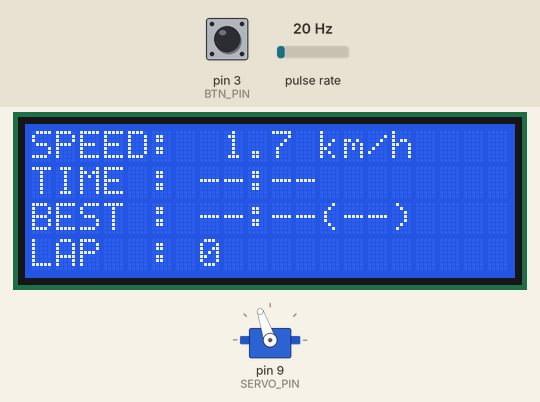
Bench run of a sketch on a simulated Arduino Uno, built with avr-gcc and run on an emulated ATmega328P. Shown: servo, 20×4 character LCD. Wiring (inferred from the names in the program): pulse sensor: data pin 2. Inputs (shaded band) come from the test bench; at power-on: pin 3 (BTN_PIN) HIGH, pulse rate 20 Hz.

Above: at 1.5 s.
1.6 s: pin 3 (BTN_PIN) pulled LOW for 0.15 s
At 1.97 s:
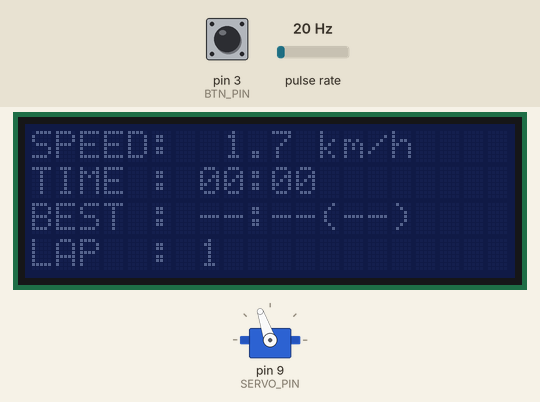
2.3 s: pulse rate (sensor on pin 2) set to 196 Hz
At 5.2 s:
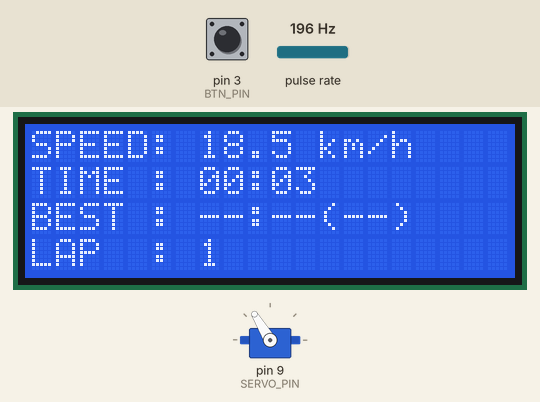
5.3 s: pin 3 (BTN_PIN) pulled LOW for 1 s
At 6.53 s:
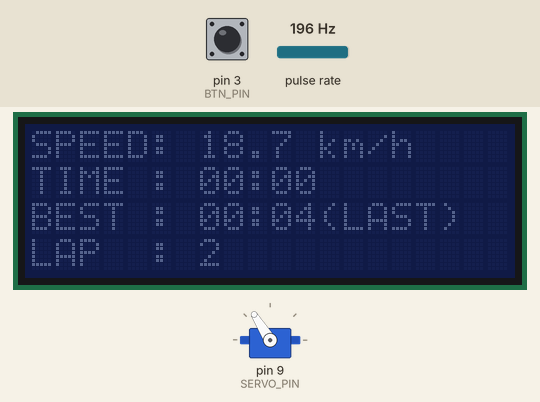
6.9 s: pin 3 (BTN_PIN) pulled LOW for 3.2 s
At 11.2 s:
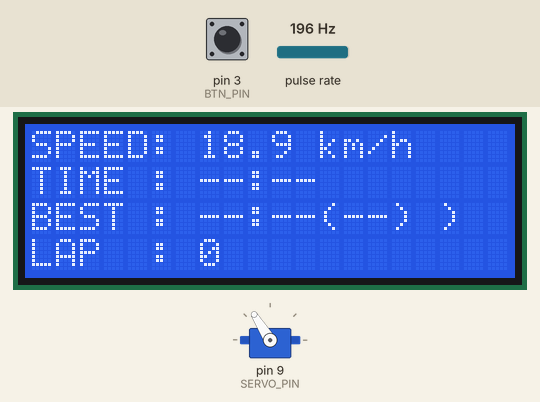
11.6 s: pin 3 (BTN_PIN) pulled LOW for 0.15 s
At 11.98 s:
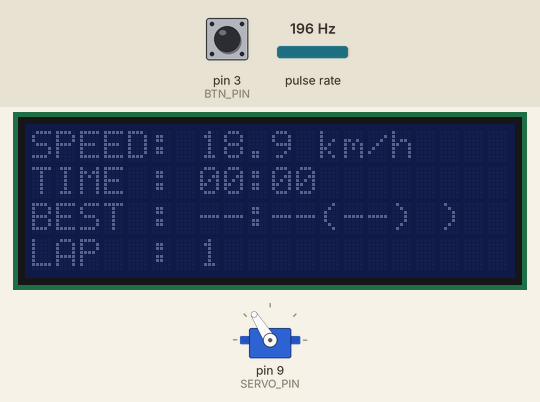
12.3 s: pulse rate (sensor on pin 2) set to 4 Hz
At 13.02 s:
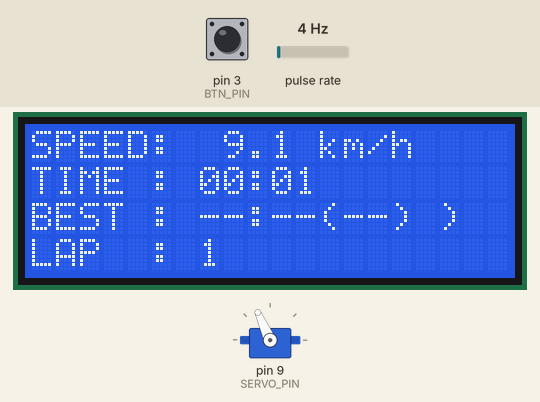
Timing chart, 0 to 15.6 s (numbered marks = the images above; inputs shaded):
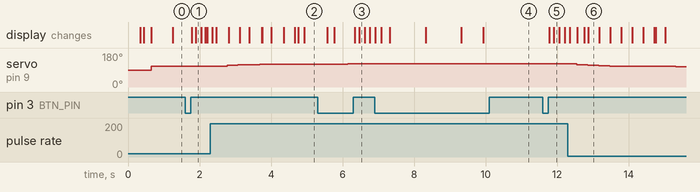

Measured:
- after the input at 1.6 s, the display: first changes after 0.18 s (image 1 shows a later state)
- after the input at 2.3 s, servo on pin 9 (SERVO_PIN): moves from 109° to 121° over 1.8 s, starting after 0.16 s
- after the input at 5.3 s, the display: first differs from a run without the input after 1.0 s (image 3 shows a later state)
- after the input at 6.9 s, the display: first differs from a run without the input after 3.0 s (image 4)
- after the input at 11.6 s, the display: first changes after 0.18 s (image 5 shows a later state)
- after the input at 12.3 s, servo on pin 9 (SERVO_PIN): moves from 122° to 108° over 2.8 s, starting after 0.25 s

The sketch:

EV.ino
```cpp
/********************************************************************
 * Speed → VESS PWM + 랩타이머 (LCD 안정화 버전, 정지 감지 추가)
 *  - 개선점: ISR 데글리치, 지수이동평균(EMA), LCD 갱신 제한(10Hz)
 *  - 정지 감지(방법2): 최근 펄스 무(무Hall) 일정 시간 경과 시 0으로 강제 고정
 *******************************************************************/
#include <Arduino.h>
#include <Wire.h>
#include <LiquidCrystal_I2C.h>
#include <Servo.h>
#include <math.h>

/* ── LCD & 사운드(PWM) ─────────────────── */
// 필요 시 0x27로 변경
#define LCD_ADDR 0x27
LiquidCrystal_I2C lcd(LCD_ADDR, 20, 4);
Servo exhaust;

/* ── 핀 설정 ────────────────────────────── */
const byte HALL_PIN  = 2;     // Hall 센서 (INT0)
const byte SERVO_PIN = 9;     // ESS-DUAL+ PWM
const byte BTN_PIN   = 3;     // 랩 버튼

/* ── 속도 파라미터 ──────────────────────── */
const int   PPR           = 12;        // 모터 1회전 당 펄스수
const float TIRE_DIAM_CM  = 47.0;
const float TRANS_RATIO   = 4.60;
const unsigned long SPD_INTERVAL = 300;   // ms (표본창)

/* ── PWM 매핑 (아이들~풀) ───────────────── */
const int   SERVO_IDLE_US = 1600;     // 0 km/h → 1600 µs
const int   SERVO_MAX_US  = 2000;     // 풀 스로틀
const float KMH_MAX       = 100.0;    // 최고속(필요 시 변경)

/* ── 랩·스톱워치 변수 ───────────────────── */
bool          running      = false;
unsigned long startMs      = 0;
unsigned long lastLapMs    = 0;
unsigned long bestLapMs    = 0;
unsigned long lapCount     = 0;

/* ── 인터럽트 & 내부 변수 ───────────────── */
// 펄스 카운트 + 데글리치(최소 에지 간격)
volatile unsigned long pulseCnt   = 0;
volatile unsigned long lastEdgeUs = 0;
const unsigned long    MIN_PULSE_US = 300;  // 200~500 µs 사이에서 조정

unsigned long lastPulseCnt = 0;
unsigned long lastSpdCalc  = 0;

/* ── 속도 필터(EMA) & LCD 갱신 ──────────── */
float kmhFilt     = 0.0f;
const float ALPHA = 0.35f;   // 0.15~0.35 권장 (작을수록 안정, 클수록 즉각)
unsigned long lastLcdMs = 0;
float lastShown   = -1.0f;   // 처음엔 무조건 갱신되도록 -1로 둠
const float LCD_THRESH = 0.2f; // 0.2 km/h 이상 변화 시만 표시

/* ── 버튼·디바운스 & 길게누르기 ──────────── */
int  lastBtnState   = HIGH;
unsigned long pressStart  = 0;
bool          longHandled = false;
const unsigned long debounceMs = 30;    // (현재 논리에서 실제 사용 X)
const unsigned long LONG_MS    = 3000;  // 3초 길게 누르면 리셋

/* ── 백라이트 깜빡임 스케줄 ─────────────── */
bool          blinkActive   = false;
unsigned long blinkEndMs    = 0;
unsigned long nextBlinkMs   = 0;
bool          backOn        = true;
const unsigned long BLINK_DUR = 600;
const unsigned long BLINK_INT = 150;

/* ── 정지 감지 파라미터 ─────────────────── */
// 최근 lastEdgeUs 이후 이 시간(µs) 동안 펄스가 없으면 “정지”로 판정
const unsigned long STOP_US = 800000UL;   // ★ 추가: 0.8 s, 필요시 600~1200 ms로 조정

/* ── 유틸 ───────────────────────────────── */
void hallISR() {
  unsigned long t = micros();
  // 너무 촘촘한(노이즈성) 에지는 무시
  if (t - lastEdgeUs >= MIN_PULSE_US) {
    pulseCnt++;
    lastEdgeUs = t;
  }
}

void mmss(unsigned long ms, char *buf) {
  unsigned int s = ms / 1000;
  sprintf(buf, "%02u:%02u", s/60, s%60);
}

/* ── SETUP ─────────────────────────────── */
void setup() {
  Serial.begin(9600);

  pinMode(HALL_PIN, INPUT_PULLUP);
  attachInterrupt(digitalPinToInterrupt(HALL_PIN), hallISR, RISING);

  pinMode(BTN_PIN, INPUT_PULLUP);
  exhaust.attach(SERVO_PIN, 1000, 2000);      // 안전 클램프

  // LCD init
  delay(200);          // 전원 안정화
  lcd.init();
  lcd.backlight();
  lcd.clear();
  lcd.setCursor(0,0); lcd.print("SPEED: --.- km/h   ");
  lcd.setCursor(0,1); lcd.print("TIME : --:--       ");
  lcd.setCursor(0,2); lcd.print("BEST : --:--(--)   ");
  lcd.setCursor(0,3); lcd.print("LAP  : 0           ");

  lastSpdCalc = millis();
  lastLcdMs   = millis();
}

/* ── LOOP ──────────────────────────────── */
void loop() {
  unsigned long now = millis();

  /* -------- 버튼 처리 -------------------- */
  int reading = digitalRead(BTN_PIN);

  // Falling Edge (누르기 시작)
  if (reading == LOW && lastBtnState == HIGH) {
    pressStart  = now;
    longHandled = false;
  }

  // 길게 누름(3 s) → 리셋
  if (reading == LOW && !longHandled && (now - pressStart >= LONG_MS)) {
    running = false;
    startMs = lastLapMs = bestLapMs = 0;
    lapCount = 0;

    lcd.setCursor(7,1); lcd.print("--:--     ");
    lcd.setCursor(7,2); lcd.print("--:--(--) ");
    lcd.setCursor(7,3); lcd.print("0   ");

    longHandled = true;
  }

  // Rising Edge → 스타트/랩
  if (reading == HIGH && lastBtnState == LOW) {
    if ((now - pressStart) < LONG_MS && !longHandled) {
      /* 백라이트 깜빡임 */
      blinkActive = true;
      blinkEndMs  = now + BLINK_DUR;
      nextBlinkMs = now; backOn = false;
      lcd.noBacklight();

      if (!running) {                 /* 타이머 시작 */
        running   = true;
        startMs   = now;
        lapCount  = 1;
        bestLapMs = 0;
        lcd.setCursor(7,1); lcd.print("00:00     ");
        lcd.setCursor(7,3); lcd.print("1   ");
      } else {                        /* 랩 기록 */
        lastLapMs = now - startMs;
        startMs   = now;
        lapCount++;

        bool newBest = (bestLapMs==0 || lastLapMs < bestLapMs);
        if (newBest) bestLapMs = lastLapMs;

        char bestBuf[6]; mmss(bestLapMs, bestBuf);
        lcd.setCursor(7,2); lcd.print(bestBuf);

        char diffBuf[8] = "(LAST)";
        if (!newBest) {
          long diff = (long)lastLapMs - (long)bestLapMs;
          long sec  = labs(diff)/1000;
          sprintf(diffBuf,"(%c%02ld)", (diff>0?'+':'-'), sec);
        }
        lcd.print(diffBuf); lcd.print("  ");
        lcd.setCursor(7,3); lcd.print(lapCount); lcd.print("   ");
      }
    }
  }
  lastBtnState = reading;

  /* -------- 백라이트 토글 ----------------- */
  if (blinkActive) {
    if (now >= blinkEndMs) { blinkActive=false; backOn=true; lcd.backlight(); }
    else if (now >= nextBlinkMs) {
      nextBlinkMs += BLINK_INT;
      backOn = !backOn;
      backOn ? lcd.backlight() : lcd.noBacklight();
    }
  }

  /* -------- 속도 & PWM 계산 -------------- */
  if (now - lastSpdCalc >= SPD_INTERVAL) {
    // 표본창 동안의 펄스 증가량 측정
    noInterrupts();
    unsigned long delta = pulseCnt - lastPulseCnt;
    lastPulseCnt = pulseCnt;
    unsigned long lastEdgeCopy = lastEdgeUs;   // ★ 추가: 원자적 읽기용 복사
    interrupts();

    float dt_ms    = (now - lastSpdCalc);            // ms
    float motorRpm = (delta * 60.0f * 1000.0f) / (PPR * dt_ms);
    float wheelRpm = motorRpm / TRANS_RATIO;
    float kmh      = (wheelRpm * 3.1416f * TIRE_DIAM_CM * 60.0f) / 100000.0f;

    // 지수이동평균(EMA) 필터
    kmhFilt += ALPHA * (kmh - kmhFilt);

    // ★ 추가: 정지 감지(최근 Hall 에지 없음) → 0으로 강제 클램프
    if ((micros() - lastEdgeCopy) > STOP_US) {
      kmhFilt = 0.0f;
    }

    // PWM 매핑 (필터된 값 사용)
    float kmhClamp = constrain(kmhFilt, 0.0f, KMH_MAX);
    int thUs = SERVO_IDLE_US +
               (int)(kmhClamp * (SERVO_MAX_US - SERVO_IDLE_US) / KMH_MAX);
    exhaust.writeMicroseconds(thUs);

    lastSpdCalc = now;
  }

  /* -------- LCD 속도 표시 (10 Hz & 임계변화) ---- */
  if (now - lastLcdMs >= 100) {  // 10 Hz
    lastLcdMs = now;
    if (fabs(kmhFilt - lastShown) >= LCD_THRESH || lastShown < 0.0f) {
      lcd.setCursor(7,0);
      if (kmhFilt < 10.0f) lcd.print(' ');
      lcd.print(kmhFilt, 1); lcd.print(" km/h   ");
      lastShown = kmhFilt;
    }
  }

  /* -------- 스톱워치 갱신 ----------------- */
  if (running) {
    char buf[6]; mmss(now - startMs, buf);
    lcd.setCursor(7,1); lcd.print(buf); lcd.print("     ");
  }
}
```
